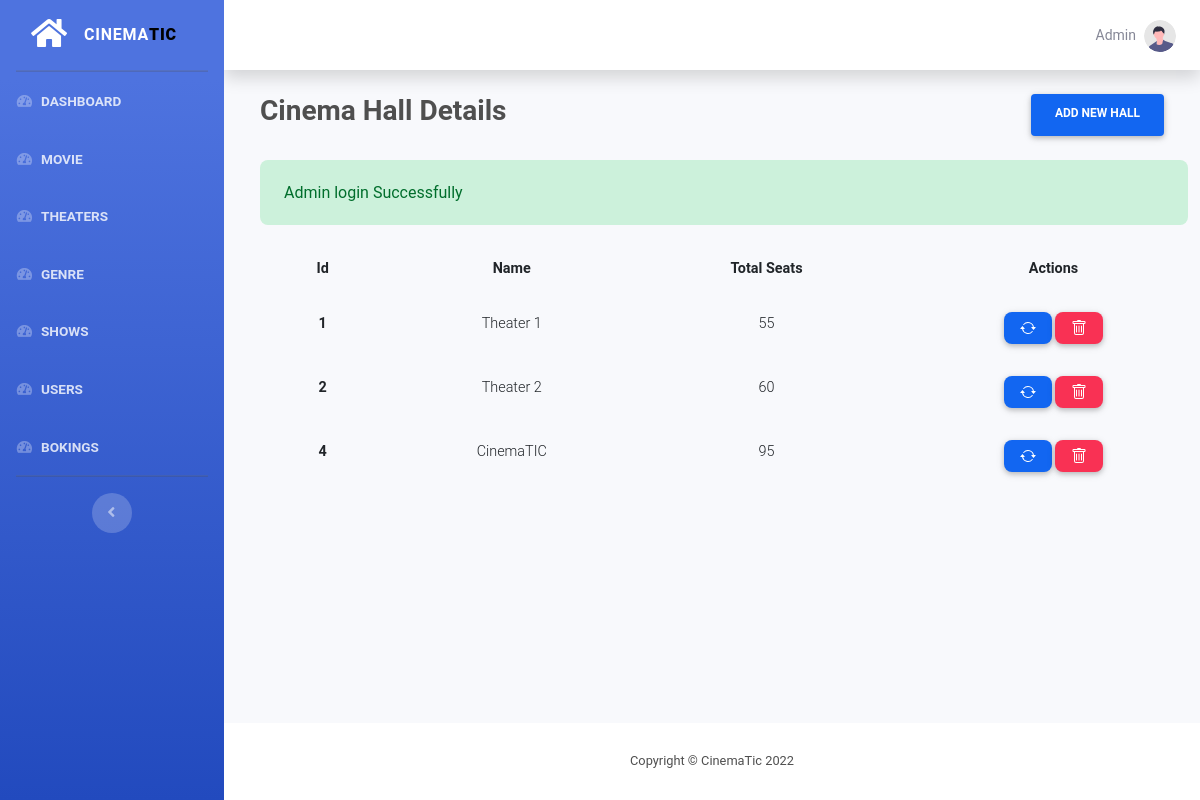
/admin/hall/index.php (signed in), run on an earlier commit of the app's database.
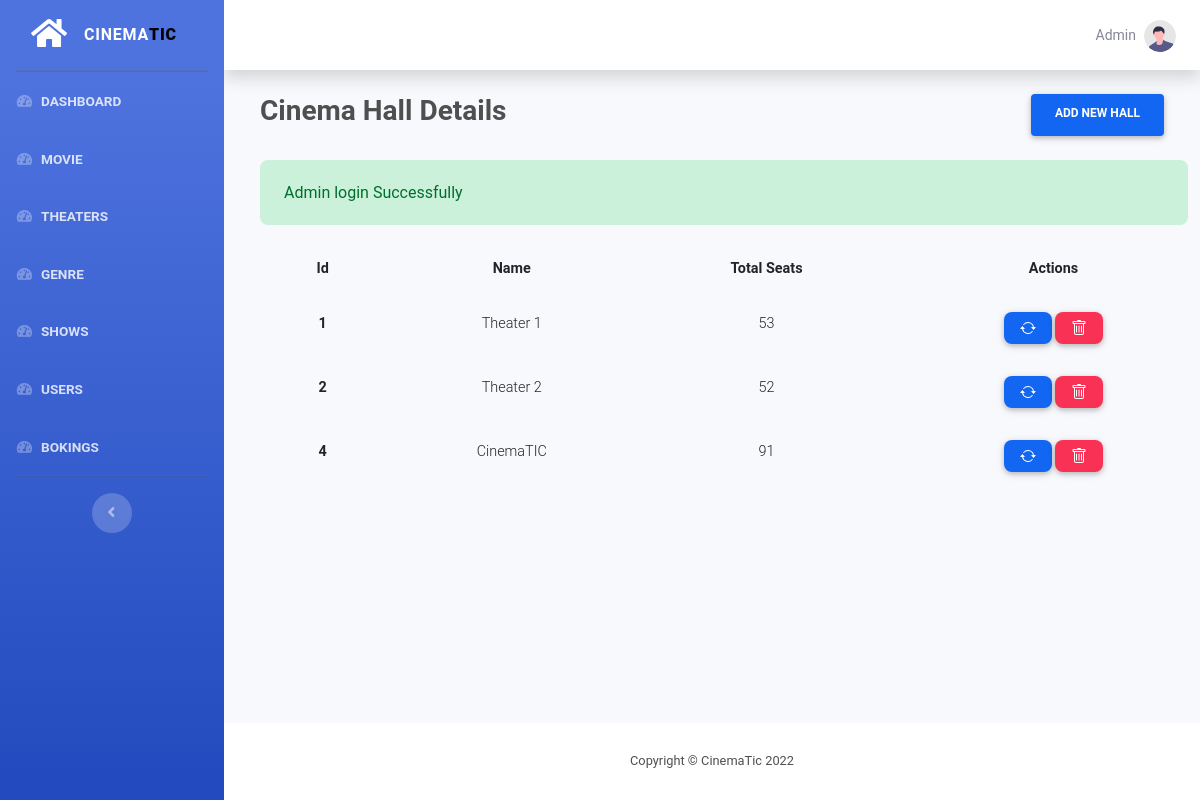
And on a later commit of the database.
### tables this page shows
CREATE TABLE `hall` (
  `id` int(11) NOT NULL,
  `name` varchar(30) NOT NULL,
  `total_seats` int(11) NOT NULL
);

### functions/functions.php (called while the page is built, shortened)
<?php
function hasSuccess()
{
    return !empty($_SESSION['success']);
}
function getSuccess()
{
    $msg = $_SESSION['success'] ?? '';
    return $msg;
}

### functions/db.php (called while the page is built, shortened)
<?php
function pdo()
{
    $dbhost = "localhost";
    $dbname = "mtbs";
    $dbuser = "root";
    $dbpass = "";
    $options = [
        PDO::ATTR_DEFAULT_FETCH_MODE => PDO::FETCH_ASSOC
    ];
    $dsn = "mysql:host=" . $dbhost . ";dbname=" . $dbname;
    try {
        $pdo = new PDO($dsn, $dbuser, $dbpass, $options);
    } catch (PDOException $e) {
        die("Cannot Connect to Database: " . $e->getMessage());
    }
    return $pdo;
}
function all($table)
{
    $pdo = pdo();
    $stmt = $pdo->prepare("SELECT * FROM $table");
    $stmt->execute();
    return $stmt->fetchAll();
}

### admin/hall/index.php (the view, shortened to what this page needs)
<?php
$result = all('hall');
include  __DIR__ . "/../components/header.php";
include  __DIR__ . "/../components/sidebar.php";
?>
<div class="container-fluid">
    <div class="d-flex m-4 justify-content-between mb-4">
        <h3 class="font-weight-bold">Cinema Hall Details</h3>
        <a href="./create.php" class="btn btn-primary px-4 font-weight-bold">Add New Hall</a>
    </div>
    <?php if (hasSuccess()) : ?>
        <div id="success" class="ml-4 alert alert-success">
            <?php echo getSuccess(); ?>
        </div>
    <?php endif; ?>
    <table class="table mx-4 table-responsive-md table-borderless">
        <thead>
            <tr>
                <th class="text-center font-weight-bold">Id</th>
                <th class="text-center font-weight-bold">Name</th>
                <th class="text-center font-weight-bold">Total Seats</th>
                <th class="text-center font-weight-bold">Actions</th>
            </tr>
        </thead>
        <tbody>
            <?php foreach ($result as $key) : ?>
                <tr>
                    <td class="text-center font-weight-bold"><?php echo $key['id']; ?></td>
                    <td class="text-center"><?php echo $key['name']; ?></td>
                    <td class="text-center"><?php echo $key['total_seats']; ?></td>
                    <td class="text-center">
                        <a class="btn btn-primary btn-sm rounded-5" style="height: 2rem;" href="./edit.php?id=<?php echo $key['id']; ?>">
                        </a>
                        <a class="btn btn-danger btn-sm rounded-5" style="height: 2rem;" onclick="confirmDelete(<?php echo $key['id']; ?>)" href="#!">
                        </a>
                    </td>
                </tr>
            <?php endforeach;  ?>
        </tbody>
    </table>
</div>
</div>
<?php include "../components/footer.php"; ?>

What changed in the data, as far as the page shows it:
changed hall "Theater 1": total_seats "55" → "53"
changed hall "Theater 2": total_seats "60" → "52"
changed hall "CinemaTIC": total_seats "95" → "91"
